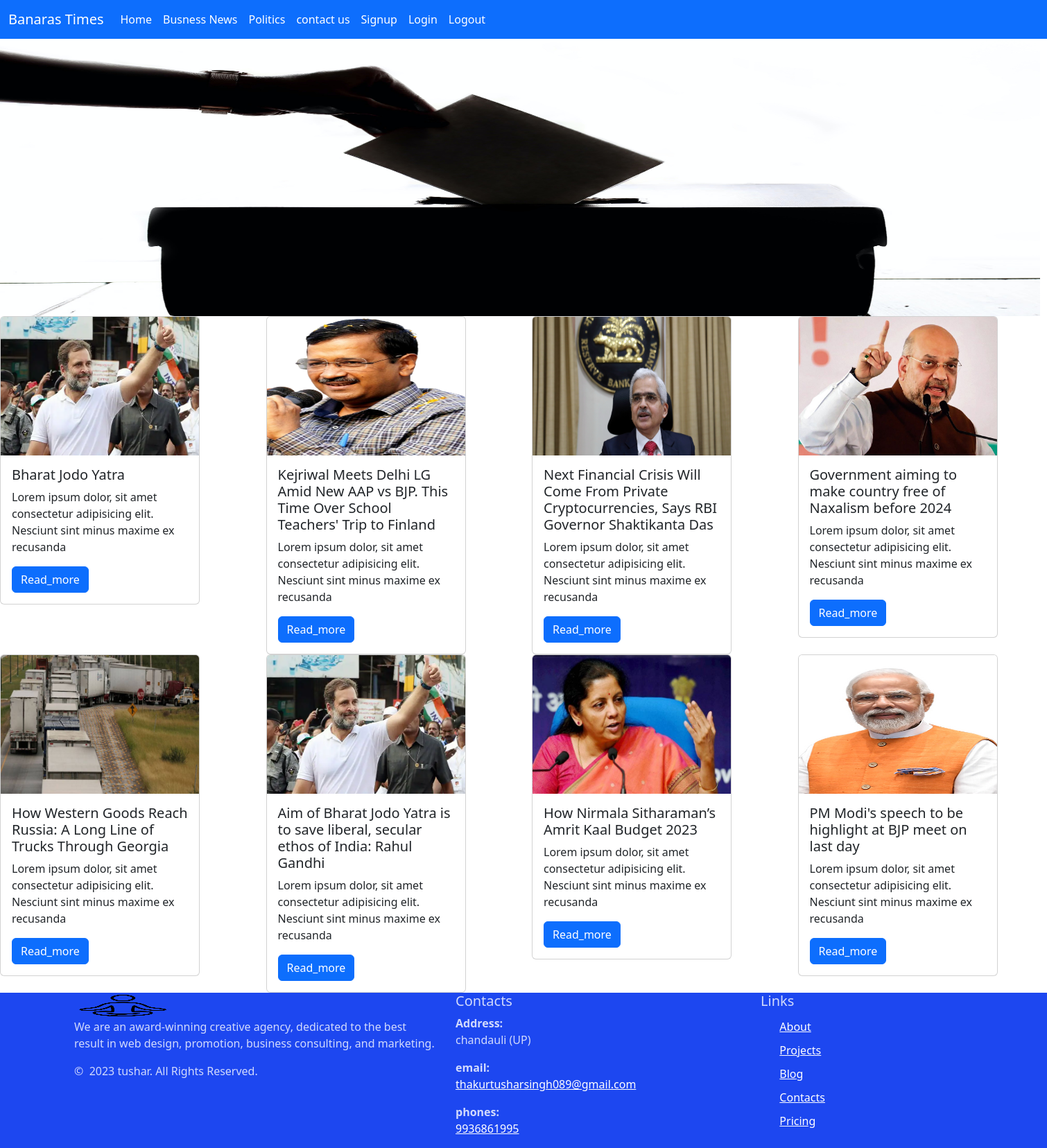
Page /accounts/politicsnews/ on the committed database.
### myapp/models.py (models this page shows)
class Commoninformation(models.Model):
    title=models.CharField(max_length=200,unique=True)
    slug=models.SlugField(max_length=200,unique=True)
    content=models.TextField()
    image=models.ImageField(upload_to='myimage')
    date=models.DateField()
    class Meta:
        abstract=True

class Politics(Commoninformation):
    author=models.ForeignKey(User,on_delete=models.CASCADE,related_name='Politics_blog')

### myapp/views.py (the view)
# urls.py: path("politicsnews/",views.PoliticsHome,name='politicshome'),
def PoliticsHome(request):
    form=Politics.objects.all()
    return render(request,'myapp/politics.html',{'form':form})

### myapp/templates/myapp/politics.html
{% extends 'myapp/base.html' %}
{% load static %}
{% block x1 %}
<img src="{% static 'image/pexels-element-digital-1550337.jpg' %}" alt="" height="400px" width="1500px">
<br>
<div class="row">
{% for x in form %}
<div class="col-3">
<div class="card" style="width: 18rem;">
    <img src="{{x.image.url}}" class="card-img-top" alt="..." height="200px">
    <div class="card-body">
      <h5 class="card-title">{{x.title}}</h5>
      <p class="card-text">Lorem ipsum dolor, sit amet consectetur adipisicing elit. Nesciunt sint minus maxime ex recusanda</p>
      <a href="{% url 'PoliticsDetail' x.slug %}" class="btn btn-primary">Read_more</a>
    </div>
  </div>
</div>
{% endfor %}
</div>
{% endblock x1 %}

### rows in the picture
Politics: image (picture), title "Bharat Jodo Yatra"
Politics: image (picture), title "Kejriwal Meets Delhi LG Amid New AAP vs BJP. This Time Over School Teachers' Trip to Finland"
Politics: image (picture), title "Next Financial Crisis Will Come From Private Cryptocurrencies, Says RBI Governor Shaktikanta Das"
Politics: image (picture), title "Government aiming to make country free of Naxalism before 2024"
Politics: image (picture), title "How Western Goods Reach Russia: A Long Line of Trucks Through Georgia"
Politics: image (picture), title "Aim of Bharat Jodo Yatra is to save liberal, secular ethos of India: Rahul Gandhi"
Politics: image (picture), title "How Nirmala Sitharaman’s Amrit Kaal Budget 2023"
Politics: image (picture), title "PM Modi's speech to be highlight at BJP meet on last day"
